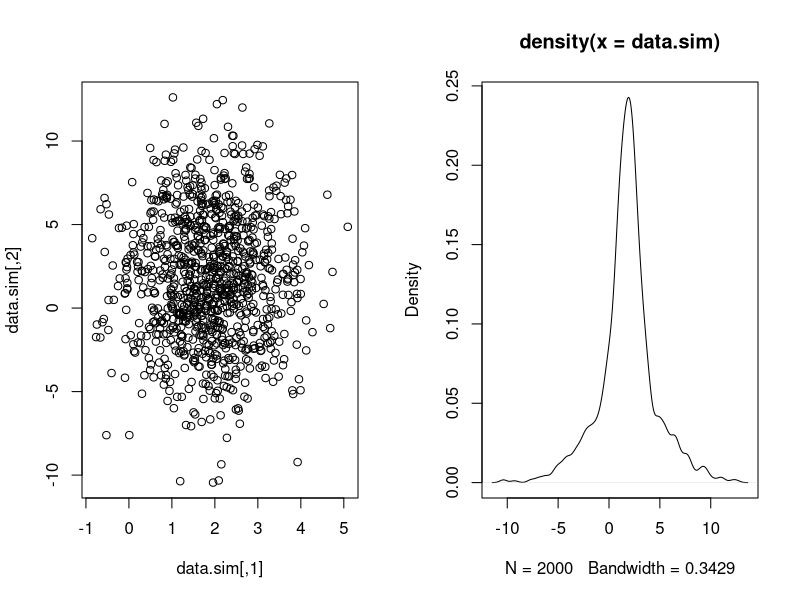
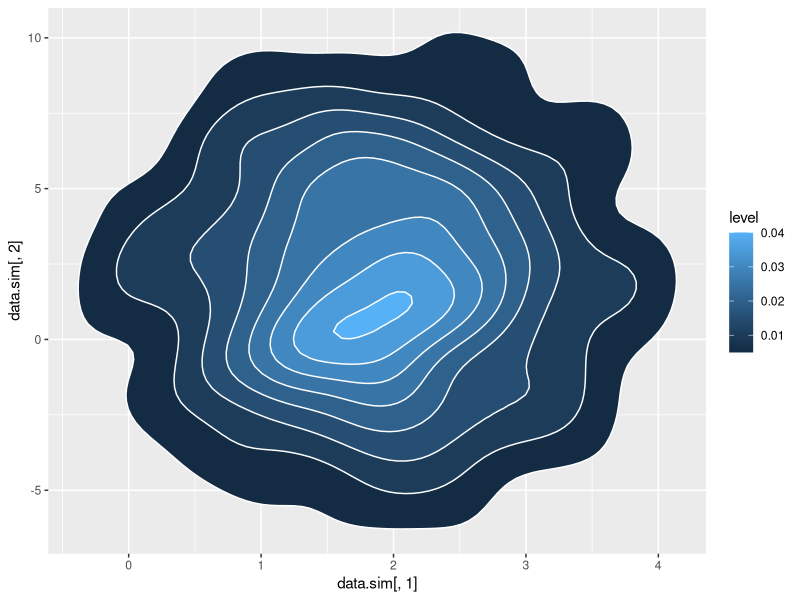

Write the R code that produced these figures, in order. (Note: this script raises an error after producing the figures.)
## ---- chunk 1
library(MASS)
pi.1 = 0.1
pi.2 = 0.9
mu.1 = c(1,2)
mu.2 = c(1,2)
sigma.1 = diag(2)
sigma.2 = 4*diag(2)
## ---- chunk 2
library(mixtools)
data.sim = rmvnormmix(n = 1000 ,lambda = c(pi.1, pi.2), mu = cbind(mu.1,mu.2), sigma = cbind(diag(sigma.1), diag(sigma.2)))
## ---- chunk 3
par(mfrow = c(1,2))
head(data.sim, 10)
plot(data.sim)
plot(density(data.sim))
## ---- chunk 4
library(ggplot2)
ggplot(as.data.frame(data.sim), aes(x=data.sim[,1], y=data.sim[,2]) ) +
stat_density_2d(aes(fill = ..level..), geom = "polygon", colour="white")
## ---- chunk 5
library(mclust, quietly = T)
res.Mclust = Mclust(data.sim, modNames = "VII")
table(res.Mclust$classification)
## ---- chunk 6
res.Mclust$parameters
## ---- chunk 7
res.Mclust2 = Mclust(data.sim, G = 2, verbose = F)
table(res.Mclust2$classification)
## ---- chunk 8
res.kmeans = kmeans(data.sim, centers=2, nstart=30)
cluster.kmeans = res.kmeans$cluster
#pairs(data.sim, col=res.kmeans$cluster)
## ---- chunk 9
table(res.kmeans$cluster)
## ---- chunk 10
table("EM" = res.Mclust2$classification, "K-means" = res.kmeans$cluster)
## ---- chunk 11
init.kmeans.EM = function(x, K = 2){
  mu = matrix(nrow = K, ncol = 2)
  sigma = vector(length = K)
  pi = rep(1/K,K)
  cov = list()
  res.kmeans = kmeans(x, centers = K)
  for (i in 1:K ){
    mu[i,1] = res.kmeans$centers[i,1]
    mu[i,2] = res.kmeans$centers[i,2]
    sigma[i] = sqrt(res.kmeans$withinss[i]/table(res.kmeans$cluster)[i])
    cov[[i]] = diag(sigma[i],2)
  }
  
  return(parameters = list(mu = mu, sd = sigma, covariance = cov, pi = pi))
}
## ---- chunk 12
E.step = function(x, parameters){
  K = nrow(parameters$mu)
  t_ik = matrix(nrow = nrow(x), ncol = K)
  for(k in 1:K){
    t_ik[,k] = parameters$pi[k]*mclust::dmvnorm(data = x, mean = parameters$mu[k,], sigma = parameters$covariance[[k]])
  }
  
  return(t_ik = t_ik/colSums(t_ik))
}
## ---- chunk 13
M.step = function(x, t_ik, parameters){
  K = nrow(parameters$mu)
  n = nrow(x)
  # Actualisation de PI
  parameters$pi = colSums(t_ik)/sum(t_ik)
  
  # Actualisation de MU et SIGMA
  x_tmp = matrix(nrow = n, ncol = 2)
  for (k in 1:K){
    parameters$mu[k,] = sum(x*t_ik[,k]/sum(t_ik[,k]))
    parameters$covariance[[k]] = matrix(nrow = 2, ncol = 2)
    for(i in 1:n){
      x_tmp[i,] = as.matrix(x[i,]) - parameters$mu[k,]
      parameters$sd[k] = sum(t(x_tmp) %*% as.matrix(x_tmp)*t_ik[i,k])
    }
    parameters$sd[k] = parameters$sd[k]/sum(t_ik[,k])
    parameters$covariance[[k]] = diag(parameters$sd[k],2)
  }
    return(parameters)
}
## ---- chunk 14
logVrais = function(x,t_ik,parameters){
  K = nrow(parameters$mu)
  n = nrow(x)
  for(k in 1:K){
    part1 = 0
    part2 = 0
    for (i in 1:n){
      part1 = part1 + t_ik[i,k]*log(parameters$pi[k])
      part2 = part2 + log(dmvnorm(x[i,], mean = parameters$mu[k,], sigma = diag(parameters$sd[k],2)))
    }
  }
  return(list(part1 = part1, part2 = part2, logvrais = part1+part2))
}
## ---- chunk 15
logVrais = function(x, t_ik, parameters){
  n = nrow(x)
  K = nrow(parameters$mu)
  clus = vector(length = n)
  res = 0
  for (i in 1:n){
    clus[i] = which.max(t_ik[i,])
    for(k in 1:K){
      if(clus[i] == k){
        dnorm = mclust::dmvnorm(mvrnorm(n = n, mu = parameters$mu[k,], Sigma = diag(parameters$sd[k],2)))
        res = res + log(dnorm) + log(parameters$pi[k])
      }
    }
    return(res)
  }
}
## ---- chunk 16
logVrais(data.sim, test.Estep, test.Mstep)
## ---- chunk 17
AlgoEM = function(x, K = 2){
  parameters = init.kmeans.EM(x, K)
  nb.iter = 0
  clusters = vector(length = nrow(x))
  parameters.new = parameters
  repeat{
    t_ik = E.step(x, parameters) 
    parameters.new = M.step(x,t_ik,parameters)
    if ((sum(unlist(parameters.new) - unlist(parameters))^2)/sum(unlist(parameters.new))^2 < 1e-20 || nb.iter >20)
      break
    parameters = parameters.new
    nb.iter = nb.iter + 1
  }
  for(i in 1:nrow(x)){clusters[i] = which.max(t_ik[i,])}
  return(list(nb.iter = nb.iter, parameters = parameters, t_ik = t_ik, clusters = clusters))
}
## ---- chunk 18
log.lik = function(x, pi){
  L = matrix(nrow = nrow(x),ncol = ncol(x))
  for(i in 1:n){
    L[,i] = x[,i]*pi[i]
  }
  #return(sum(log(rowSums(L))))
  return(L)
}
## ---- chunk 19
L.test = log.lik(data.sim,c(pi.1,pi.2))
log(rowSums(L.test))
## ---- chunk 20
data(iris)
str(iris)
## ---- chunk 21
table(iris[,5])
## ---- chunk 22
init.iris = init.kmeans.EM(iris[,1:2], K = 5)
init.iris
## ---- chunk 23
iris.E1 = E.step(iris[,1:2], init.iris)
iris.M1 = M.step(iris[,1:2], iris.E1, init.iris)
iris.E2 = E.step(iris[,1:2],iris.M1)
iris.M2 = M.step(iris[,1:2], iris.E2, iris.M1)
iris.E3 = E.step(iris[,1:2],iris.M2)
test = apply(iris.E2,1,which.max)
table(test)
## ---- chunk 24
AlgoEM(data.sim,K=3)
